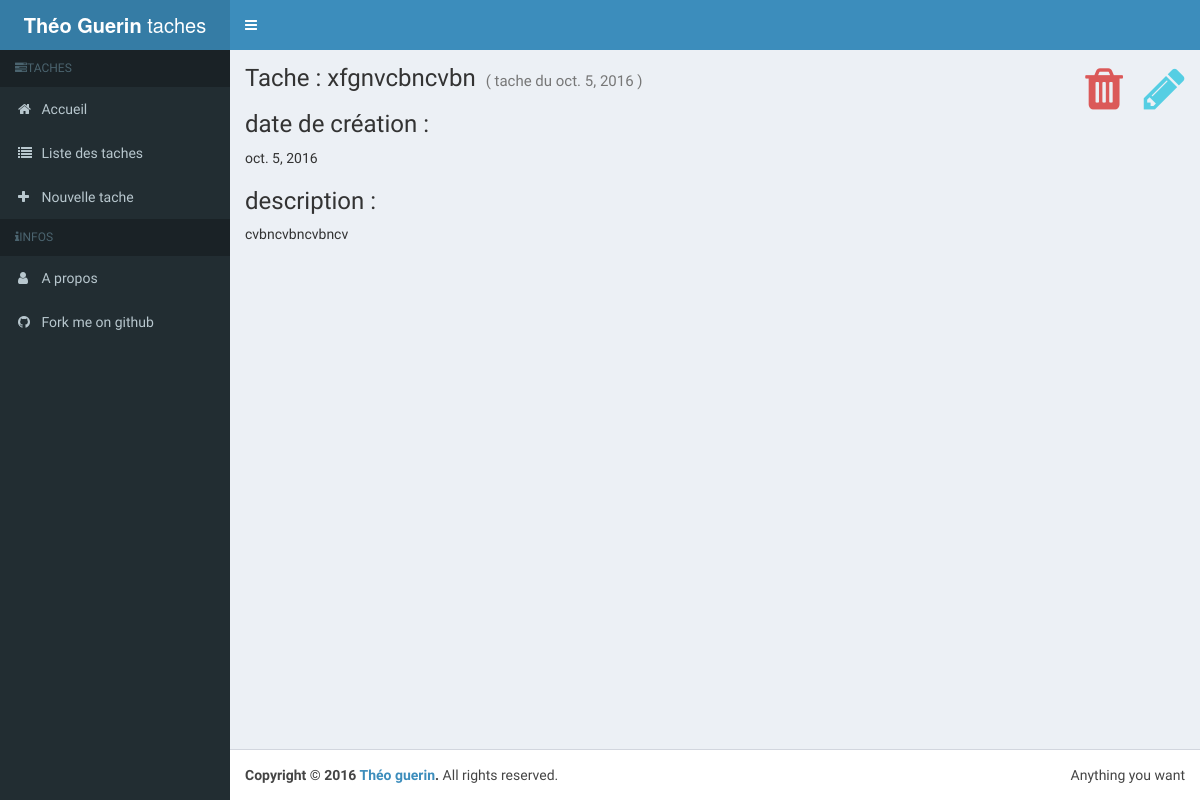
The app's page /viewTask/xfgnvcbncvbn with its own data.
### lesTaches/models.py (models this page shows, shortened)
class Task(models.Model):
    name = models.CharField(max_length=250,unique=True)
    description = models.TextField()
    createdDate = models.DateField(auto_now_add=True)
    closed = models.BooleanField(default=False)

### lesTaches/views.py (the view)
# urls.py: url(r'^viewTask/(?P<name>.+)$',views.viewTask,name="view_task"),
def viewTask(request, name):
    task = Task.objects.get(name = name)
    return render(request,'lesTaches/task.html',{"task":task})

### templates/lesTaches/task.html
{% extends "layout.html" %}
{% block content %}
<h1>
    Tache : {{task.name}} <small>( {% if task.closed %}tache close{% else %}tache du {{task.createdDate}}{% endif %} )</small>
    <span class="pull-right">
        <a href="{% url 'delete_task' task.name %}">
            <i class="fa fa-2x fa-trash iconTrash" aria-hidden="true"></i>
        </a>
        <a href="{% url 'edit_task' task.name %}">
            <i class="fa fa-2x fa-pencil iconPen" aria-hidden="true"></i>
        </a>
    </span>
</h1>
<h3>date de création :</h3>
<p>
    {{ task.createdDate }}
</p>
<h3>description :</h3>
<p>
    {{ task.description }}
</p>
{% endblock %}

### static/css/style.css (style rules this page uses)
.iconTrash { color: rgb(219, 89, 89); margin-right: 15px; }
.iconPen { color: rgb(85, 206, 227); }

### records on screen
Task: name "xfgnvcbncvbn", createdDate "oct. 5, 2016", description "cvbncvbncvbncv"
